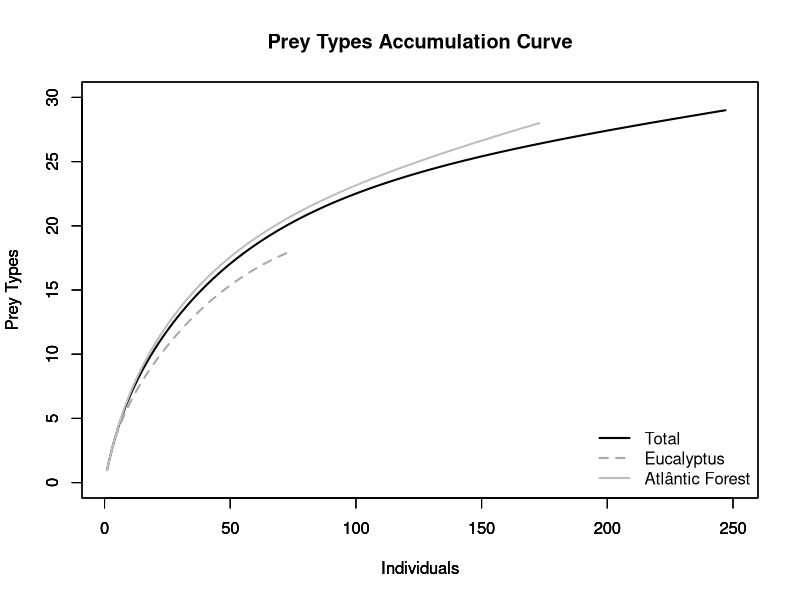

Recreate this plot in R.
##-----------------------------------------------------------------------------
### Crate Prey Types acumulation curves for 
### each environment
###-----------------------------------------------------------------------------
setwd("C:/Users/nunes/Documentos/Code/Projeto_IC") # Augusto's Windows Laptop
setwd("D:/Drive/Other computers/Meu laptop/Code/Projeto_IC") # PC
###-----------------------------------------------------------------------------
### Produce individual matrices for each species with >= 5 items
library(dplyr)
library(tidyverse)

# Produce one big fat matrix
data_filt = read.csv("Data_filtered.csv", header=T, dec= ",", row.names=NULL)

# Produce an horizonral version of the matrix
data_filt = dplyr::select(data_filt, 1:7) %>%  #selects relevant columns
  group_by(Código, Ambiente, Classificação.2) %>% #groups by codigo and item
  dplyr::summarise(Classificação.2, Quantidade = sum(Quantidade)) %>% #sum quantity of each item
  distinct() %>% #only unique values
  pivot_wider(names_from = Classificação.2,
              values_from = Quantidade) %>%  as.data.frame() %>% #changes dataset format to Codigo-row oriented
  replace(is.na(.), 0) #removes NA and replaces with 0

# Remove unwanted columns
data_filt = data_filt[,!names(data_filt) 
                                        %in% c("Não Identificado", "Semente", "Semente de capim", "Apenas substrato", "Vazio")]

# Create 1 matrice for each environment
env_matrices = list() # Create a list for each environment matrix

envs = c("mata", "eucalipto", "total")
for (env in envs) {
  if (env != "total") {
    env_matrices[[env]] = data_filt[data_filt[,2] == env,]
  } else {
    env_matrices[[env]] = data_filt
  }
  row.names(env_matrices[[env]]) = env_matrices[[env]]$Código
  env_matrices[[env]] = env_matrices[[env]][,-c(1,2)]
  cols_to_remove = which(colSums(env_matrices[[env]]) == 0) # Identify columns with sum == 0
  if (length(cols_to_remove) > 0) {
    env_matrices[[env]]= env_matrices[[env]][, -cols_to_remove] # Remove columns
  }
}
###-----------------------------------------------------------------------------
### Produce a specaccum curve for each environment
library("vegan")

### Create individual curves for each environment
curves = list()
for (env in envs) {
  curves[[env]] = specaccum(env_matrices[[env]], method = "exact")
}

# Extract the relevant data from the specaccum object
x = list()
y = list()
sd = list()
for (env in envs) {
  x[[env]] = c(1:nrow(env_matrices[[env]])) # Retrieves the number of individuals
  y[[env]] = curves[[env]]$richness # Extract the expected richness at a given number of sites
  sd[[env]] = curves[[env]]$sd # Extract the expected sd at a given number of sites
  
}

cl = c("black", "darkgray", "gray")

plot(curves[["total"]], ci.type = "line", lty=1, lwd=2, # plot the sample-based regression 
      ci.lty=0, xlab = "Individuals", ylab = "Prey Types",
      col = cl[1], 
      xlim = c(1,250), ylim=c(0,30))
par(new = TRUE)

plot(curves[["eucalipto"]], ci.type = "line", lty=2, lwd=2, # plot the sample-based regression 
     ci.lty=0, xlab = "Individuals", ylab = "Prey Types",
     col = cl[2], 
     xlim = c(1,250), ylim=c(0,30))
par(new = TRUE)

plot(curves[["mata"]], ci.type = "line", lty=1, lwd=2, # plot the sample-based regression 
     ci.lty=0, xlab = "Individuals", ylab = "Prey Types",
     col = cl[3], 
     xlim = c(1,250), ylim=c(0,30))
par(new = TRUE)

title(main = "Prey Types Accumulation Curve") # Add title 
legend("bottomright", legend = c("Total", "Eucalyptus", "Atlântic Forest"),
       col= cl, lty = c(1,2,1),
       lwd = 2, bty = "n") # Add lines legend

#-------------------------------------------------------------------------------